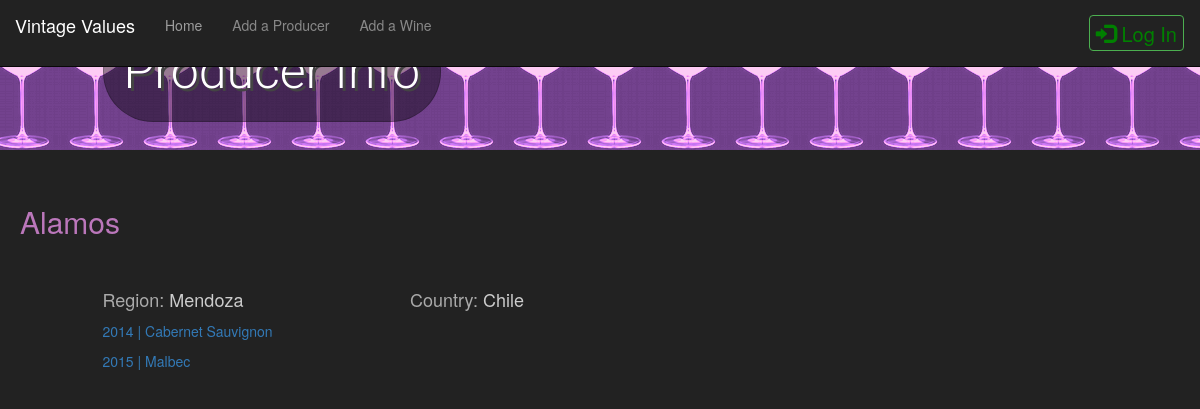
/view/producer/3/, run on an earlier commit of the app's database.
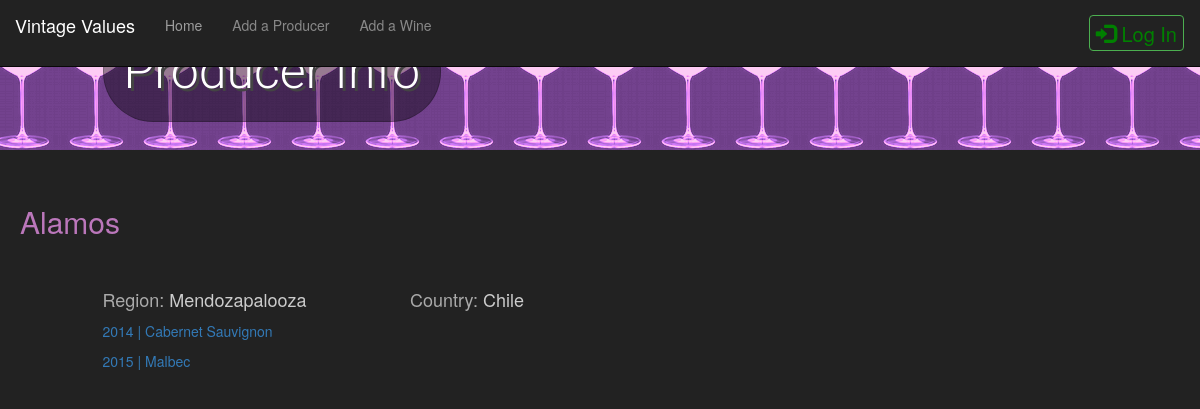
And on a later commit of the database.
### create_vv_db.py (models this page shows)
class Producer(Base):
    __tablename__ = 'producer'
    id = Column(Integer, primary_key=True)
    name = Column(String(250), nullable=False, unique=True)
    nation = Column(String(250))
    region = Column(String(250))
    added_by_id = Column(Integer, ForeignKey('user.id'))
    added_by = relationship(User, backref='producers')

### vv.py (the view)
@app.route('/view/producer/<int:producer_id>/')
def viewProducer(producer_id):
    producer = check_producer_ID(producer_id)
    if producer is None:
        flash('Producer ID not valid.')
        return redirect(url_for('showAllWines'))
    winelist = dbsession.query(Wine, Variety).\
        join(Variety, Wine.variety_id == Variety.id).\
        filter(Wine.producer_id == producer_id)
    user = dbsession.query(User).filter_by(id=producer.added_by_id).one()
    editFlag = (user.email == session.get('email'))
    return render_template('view_producer.html', producer=producer,
                           winelist=winelist, editFlag=editFlag)

### vv.py (called while the page is built)
def check_producer_ID(producer_id):
    try:
        producer = dbsession.query(Producer).filter_by(id=producer_id).one()
        return producer
    except:
        return None

### templates/view_producer.html (shortened to what this page needs)
{% extends "main.html" %}
{% block content %}
{% include "header.html" %}
<div class="container_fluid">
	<div class="row banner main">
		<div class="col-md-11 padding-none">
			<h1>Producer Info</h1>
        </div>
    </div>
    <div class = "producer_heading col-md-12">
    <h2> {{producer.name}}</h2>
    </div>
    <div class = "producer_data">
        <div class = "row">
            <div class = "col-md-1"> </div>
            <div class="col-md-3"><h3>Region: <span class = "region_data">{{producer.region}}</span></h3></div>
            <div class="col-md-3"><h3>Country: <span class = "region_data">{{producer.nation}}</span></h3></div>
        </div>
    </div>
    {% for wine in winelist %}
            <div class="row">
                    <div class="col-md-1"></div>
                    <div class="col-md-11 producer_wine_list">
                        <p><a href = "{{url_for('viewWine', wine_id = wine.Wine.id)}}">{{wine.Wine.vintage}} | {{wine.Variety.name}}</a></p>
                    </div>
            </div>
     {% endfor %}
</div>
{% endblock %}

What changed in the data, as far as the page shows it:
changed Producer "Alamos": region "Mendoza" → "Mendozapalooza"
